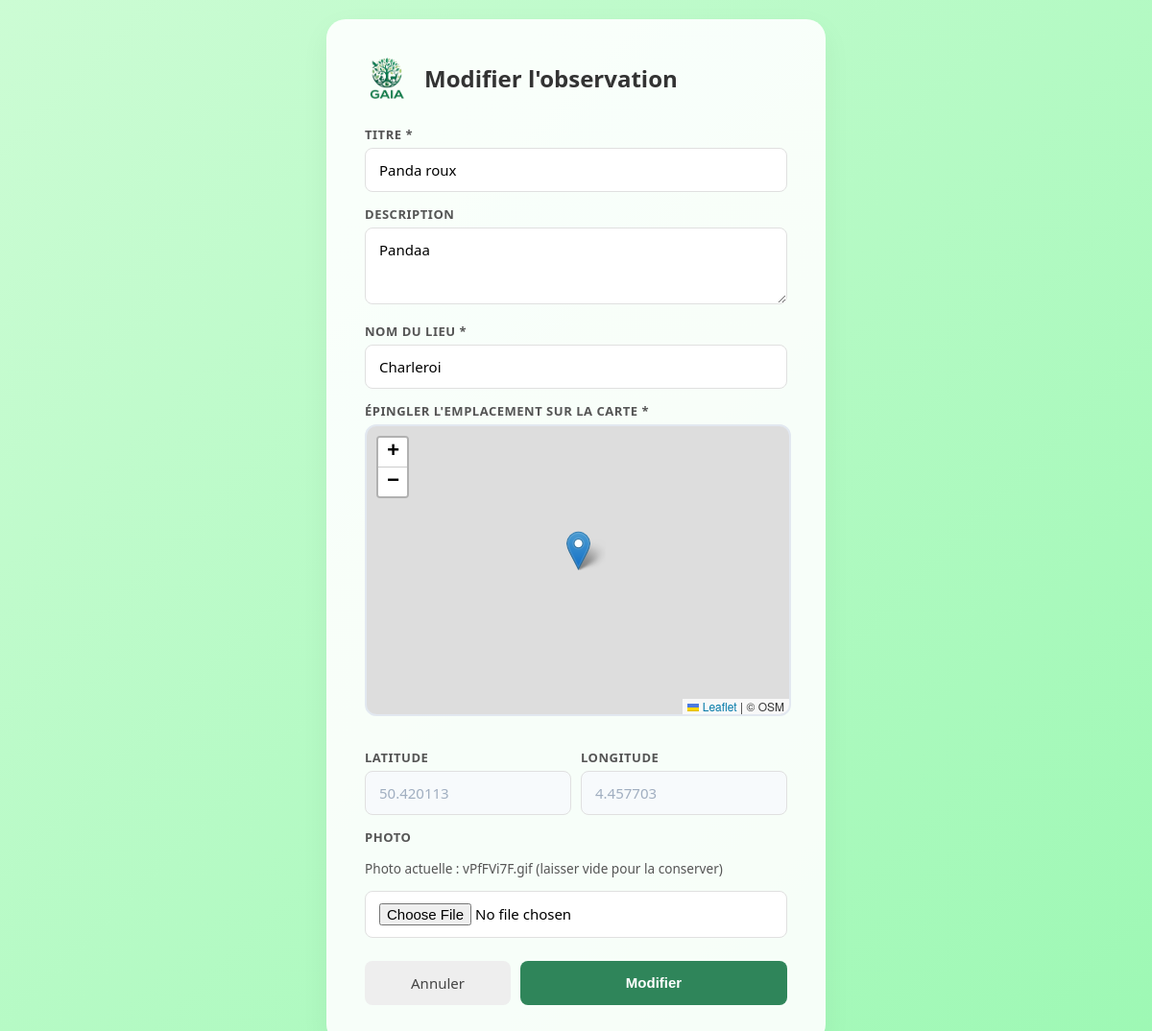
Page /post/2/edit (signed in) on the earlier database version.
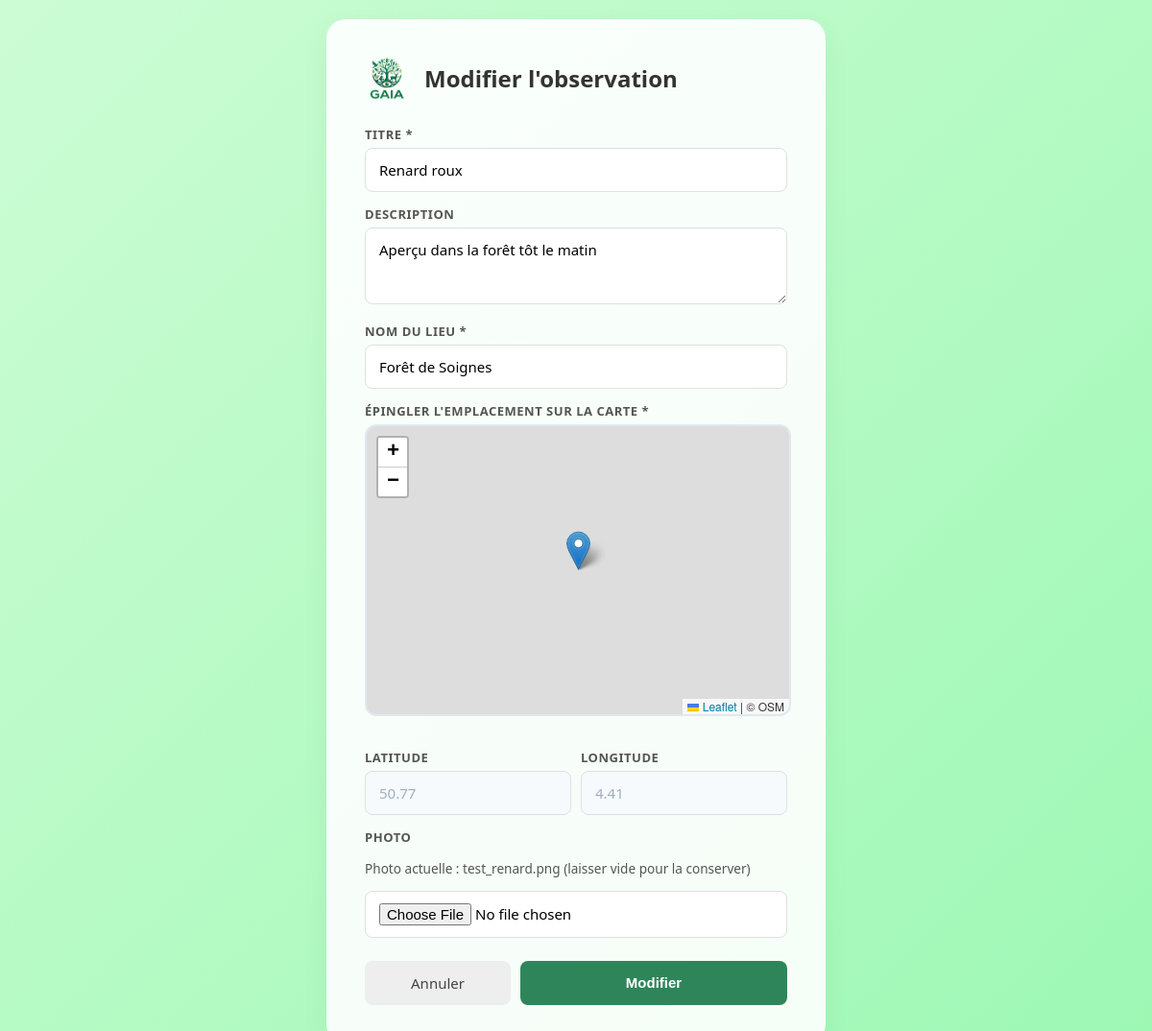
Same page on the later database version.
### tables this page shows
CREATE TABLE Posts (
    Id INTEGER PRIMARY KEY AUTOINCREMENT,
    Titre text NOT NULL ,
    Description TEXT,
    Commentaire TEXT ,
    Date TIMESTAMP NOT NULL,
    Localisation TEXT NOT NULL,
    Latitude REAL NOT NULL,
    Longitude REAL NOT NULL,
    Badges INTEGER ,
    Username TEXT NOT NULL,
    Photo TEXT NOT NULL,
    is_verified INTEGER DEFAULT 0
);

### app/routes/main.py (the view, shortened to what this page needs)
@main_bp.route("/post/<int:post_id>/edit", methods=["GET", "POST"])
@login_required
def edit_post(post_id):
    db = get_db()
    post = db.execute(
        "SELECT Id, Titre, Description, Localisation, Latitude, Longitude, Photo, Username FROM Posts WHERE Id = ?",
        (post_id,),
    ).fetchone()
    if post is None:
        flash("Post introuvable.")
        return redirect(url_for("main.index"))
    if current_user.Username != post["Username"] and current_user.Role != "Admin":
        flash("Action non autorisée.")
        return redirect(url_for("main.index"))
    return render_template("publish.html", post=post)

### app/__init__.py (called while the page is built)
def create_app():
    app = Flask(__name__)
    app.config["SECRET_KEY"] = os.environ.get("SECRET_KEY", "Gaia")
    login_manager = LoginManager()
    login_manager.init_app(app)
    login_manager.login_view = "auth.login"
    @login_manager.user_loader
    def load_user(user_id):
        from app.db import get_db
        from app.models import User
        db = get_db()
        user = db.execute("SELECT * FROM Users WHERE Id = ?", (user_id,)).fetchone()
        if user:
            return User(user["Id"], user["Username"], user["Email"], user["Role"])
        return None
    app.teardown_appcontext(close_db)
    from app.routes.auth import auth_bp
    from app.routes.main import main_bp
    app.register_blueprint(main_bp)
    app.register_blueprint(auth_bp)
    with app.app_context():
        db = get_db()
        init_schema(db)
        init_animals()
    return app

### app/db.py (called while the page is built)
def get_db():
    if "db" not in g:
        g.db = sqlite3.connect(DATABASE, detect_types=sqlite3.PARSE_DECLTYPES)
        g.db.row_factory = sqlite3.Row
    return g.db

### app/templates/publish.html (shortened to what this page needs)
<!doctype html>
<html lang="fr">
    <head>
        <link
            rel="stylesheet"
            href="https://unpkg.com/leaflet@1.9.4/dist/leaflet.css"
        />
        <link
            rel="stylesheet"
            href="{{ url_for('static', filename='css/publish.css') }}"
        />
    </head>
    <body>
        <div class="container">
            <div class="header">
                <img
                    src="{{ url_for('static', filename='Logo.png') }}"
                    alt="GAIA Logo"
                    onerror="this.style.display = 'none'"
                />
                <h1>{{ "Modifier l'observation" if post else "Nouvelle observation" }}</h1>
            </div>
            <form method="post" enctype="multipart/form-data">
                <div class="suggestions-container">
                    <label for="Titre">Titre *</label>
                    <input
                        type="text"
                        id="Titre"
                        name="Titre"
                        placeholder="Ex: Renard roux"
                        value="{{ post.Titre if post else '' }}"
                        autocomplete="off"
                        required
                    />
                </div>
                <label for="Description">Description</label>
                <textarea
                    id="Description"
                    name="Description"
                    placeholder="Décrivez votre observation..."
                >{{ post.Description if post else '' }}</textarea>
                <label for="Localisation">Nom du lieu *</label>
                <input
                    type="text"
                    id="Localisation"
                    name="Localisation"
                    placeholder="Ex: Forêt de Soignes"
                    value="{{ post.Localisation if post else '' }}"
                    required
                />
                <label>Épingler l'emplacement sur la carte *</label>
                <div id="map-picker"></div>
                <div class="coords">
                    <div>
                        <label for="Latitude">Latitude</label>
                        <input
                            type="number"
                            id="Latitude"
                            name="Latitude"
                            step="any"
                            placeholder="Auto-rempli"
                            value="{{ post.Latitude if post else '' }}"
                            readonly
                            required
                        />
                    </div>
                    <div>
                        <label for="Longitude">Longitude</label>
                        <input
                            type="number"
                            id="Longitude"
                            name="Longitude"
                            step="any"
                            placeholder="Auto-rempli"
                            value="{{ post.Longitude if post else '' }}"
                            readonly
                            required
                        />
                    </div>
                </div>
                <label for="Photo">Photo {% if not post %}*{% endif %}</label>
                {% if post and post.Photo %}
                <p style="font-size:0.85em; color:#555;">Photo actuelle : {{ post.Photo }} (laisser vide pour la conserver)</p>
                {% endif %}
                <input
                    type="file"
                    id="Photo"
                    name="Photo"
                    accept="image/*"
                    {{ 'required' if not post else '' }}
                />
                <div class="button-group">
                    <a href="{{ url_for('main.index') }}" class="btn-back"
                        >Annuler</a
                    >
                    <button type="submit">{{ "Modifier" if post else "Publier" }}</button>
                </div>
            </form>
        </div>
    </body>
</html>

### app/static/css/publish.css (style rules this page uses)
body { display: flex; align-items: center; justify-content: center; min-height: 100vh; margin: 0; padding: 20px; background: linear-gradient(135deg, #ccfcd4 0%, #9df8b4 100%); font-family: "Segoe UI", Tahoma, Geneva, Verdana, sans-serif; box-sizing: border-box; }
.container { background-color: rgba(255, 255, 255, 0.9); padding: 40px; border-radius: 20px; box-shadow: 0 10px 30px rgba(0, 0, 0, 0.05); width: 100%; max-width: 520px; box-sizing: border-box; }
.header { display: flex; align-items: center; gap: 14px; margin-bottom: 28px; }
.header img { width: 48px; height: auto; }
h1 { font-size: 1.5rem; font-weight: 600; color: #333; margin: 0; }
label { display: block; font-size: 13px; font-weight: 600; color: #555; margin-bottom: 5px; margin-top: 14px; text-transform: uppercase; letter-spacing: 0.04em; }
input[type="text"], input[type="number"], textarea, input[type="file"] { width: 100%; padding: 12px 14px; border: 1px solid #e0e0e0; border-radius: 8px; background-color: #fff; font-size: 15px; font-family: inherit; box-sizing: border-box; outline: none; transition: border-color 0.2s; }
textarea { resize: vertical; min-height: 80px; }
.coords { display: flex; gap: 10px; }
.coords > div { flex: 1; }
.button-group { display: flex; gap: 10px; margin-top: 24px; }
button[type="submit"] { flex: 2; padding: 13px; border: none; border-radius: 8px; background-color: #2f855a; color: white; font-size: 15px; font-weight: 600; cursor: pointer; transition: background 0.2s; }
.btn-back { flex: 1; padding: 13px; border: none; border-radius: 8px; background-color: #eee; color: #444; font-size: 15px; font-weight: 500; cursor: pointer; text-decoration: none; text-align: center; transition: background 0.2s; }
#map-picker { height: 300px; width: 100%; border-radius: 12px; margin-bottom: 20px; border: 2px solid #e2e8f0; cursor: crosshair; }
.suggestions-container { position: relative; width: 100%; }
.coords input[readonly] { background-color: #f7fafc; color: #a0aec0; cursor: not-allowed; }

Differences in the rows shown:
changed Posts: Titre "Panda roux" → "Renard roux"; Description "Pandaa" → "Aperçu dans la forêt tôt le matin"; Localisation "Charleroi" → "Forêt de Soignes"; Latitude "50.420113" → "50.77"; Longitude "4.457703" → "4.41"; Photo "vPfFVi7F.gif" → "test_renard.png"
